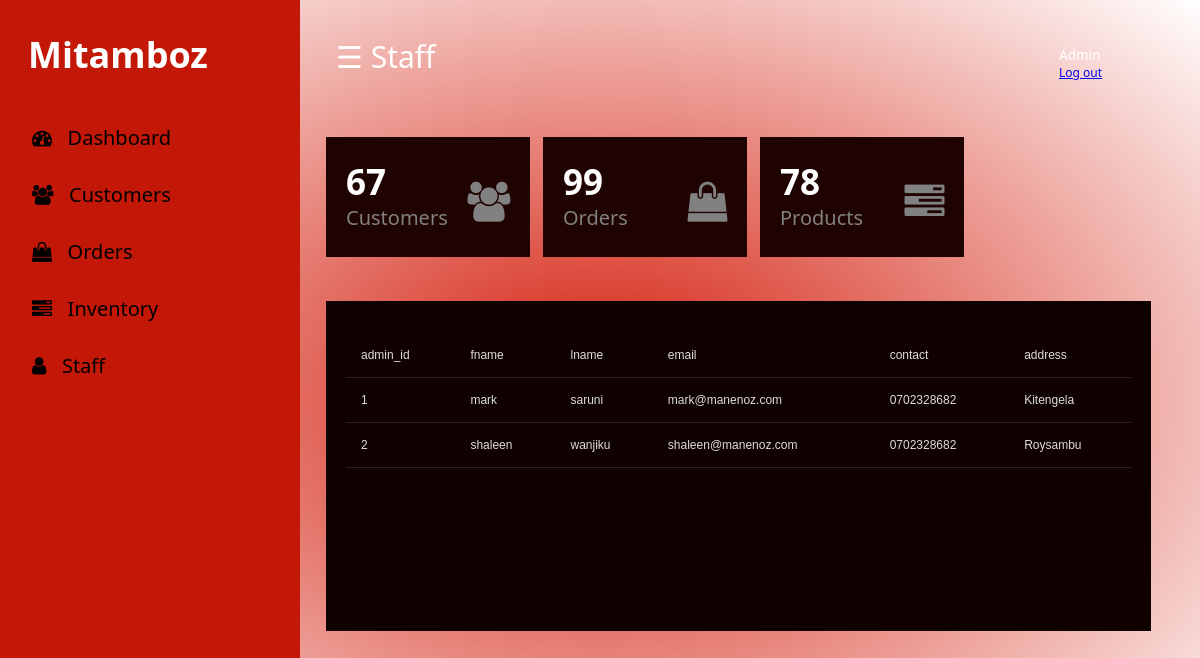
Screenshot of /staff with the database file from the repository.
### tables this page shows
CREATE TABLE admin (admin_id VARCHAR(50) PRIMARY KEY,fname VARCHAR(25), lname VARCHAR(25),  email VARCHAR(25), contact VARCHAR(25),address VARCHAR (25) );

### app.py (the view)
@app.route("/staff")
def staff():
    cursor.execute('SELECT * FROM admin')
    admin = cursor.fetchall()
    return render_template("staff.html", admin=admin)

### templates/staff.html (shortened to what this page needs)
<!Doctype HTML>
<html>
<head>
	<link rel="stylesheet" href="static/admin.css" type="text/css"/>
	<link rel="stylesheet" href="https://cdnjs.cloudflare.com/ajax/libs/font-awesome/4.7.0/css/font-awesome.min.css">
</head>
<body>
<div id="mySidenav" class="sidenav">
	<p class="logo">Mitamboz</p>
  <a href="/dashboard" class="icon-a"><i class="fa fa-dashboard icons"></i> &nbsp;&nbsp;Dashboard</a>
  <a href="/customers"class="icon-a"><i class="fa fa-users icons"></i> &nbsp;&nbsp;Customers</a>
  <a href="/orders"class="icon-a"><i class="fa fa-shopping-bag icons"></i> &nbsp;&nbsp;Orders</a>
  <a href="/inventory"class="icon-a"><i class="fa fa-tasks icons"></i> &nbsp;&nbsp;Inventory</a>
  <a href="/staff"class="icon-a"><i class="fa fa-user icons"></i> &nbsp;&nbsp;Staff</a>
	</div>
<div id="main">
	<div class="head">
		<div class="col-div-6">
<span style="font-size:30px;cursor:pointer; color: white;" class="nav"  >&#9776; Staff</span>
</div>
	<div class="col-div-6">
	<div class="profile">
		<p>Admin<span><a href="/admin">Log out</a></span></p>
	</div>
</div>
</div>
	<br/>
	<div class="col-div-3">
		<div class="box">
			<p>67<br/><span>Customers</span></p>
			<i class="fa fa-users box-icon"></i>
		</div>
	</div>
	<div class="col-div-3">
		<div class="box">
			<p>99<br/><span>Orders</span></p>
			<i class="fa fa-shopping-bag box-icon"></i>
		</div>
	</div>
	<div class="col-div-3">
		<div class="box">
			<p>78<br/><span>Products</span></p>
			<i class="fa fa-tasks box-icon"></i>
		</div>
	</div>
	<br/><br/>
	<div class="col-div-8">
		<div class="box-8">
		<div class="content-box">
		<table>
			<thead>
				<tr>
					<td>admin_id</td>
					<td>fname</td>
					<td>lname</td>
					<td>email</td>
					<td>contact</td>
					<td>address</td>
				</tr>
			</thead>
			<tbody>
			{%for member in admin%}
			<tr>
				<td>{{member[0]}}</td>
				<td>{{member[1]}}</td>
				<td>{{member[2]}}</td>
				<td>{{member[3]}}</td>
				<td>{{member[4]}}</td>
				<td>{{member[5]}}</td>
			</tr>
			{%endfor%}
			</tbody>
		</table>
		</div>
	</div>
	</div>
</div>
</body>
</html>

### static/admin.css (style rules this page uses)
body { margin:0px; padding: 0px; background:radial-gradient(#d31a08, #fff);; overflow: hidden; font-family: system-ui; }
.logo { margin: 0px; margin-left: 28px; font-weight: bold; color: white; margin-bottom: 30px; }
.sidenav { height: 100%; width: 300px; position: fixed; z-index: 1; top: 0; left: 0; background-color: #c31808; overflow: hidden; transition: 0.5s; padding-top: 30px; }
.sidenav a { padding: 15px 8px 15px 32px; text-decoration: none; font-size: 20px; color: #000000; display: block; transition: 0.3s; }
.sidenav { position: absolute; top: 0; right: 25px; font-size: 36px; }
#main { transition: margin-left .5s; padding: 16px; margin-left: 300px; }
.head { padding:20px; }
.col-div-6 { width: 50%; float: left; }
.profile { display: inline-block; float: right; width: 160px; }
.profile p { color: white; font-weight: 500; margin-left: 55px; margin-top: 10px; font-size: 13.5px; }
.profile p span { font-weight: 400; font-size: 12px; display: block; color: #8e8b8b; }
.col-div-3 { width: 25%; float: left; }
.box { width: 85%; height: 100px; background-color: #1f0301; margin-left: 10px; padding:10px; }
.box p { font-size: 35px; color: white; font-weight: bold; line-height: 30px; padding-left: 10px; margin-top: 20px; display: inline-block; }
.box p span { font-size: 20px; font-weight: 400; color: #818181; }
.box-icon { font-size: 40px!important; float: right; margin-top: 35px!important; color: #818181; padding-right: 10px; }
.col-div-8 { width: 100%; float: left; height: 200px; }
.content-box { padding: 20px; }
.content-box table { font-size: 12px; margin: 12px 0; color: #777; }
.box-8, .box-4 { width: 95%; background-color: #0f0100; height: 330px; }
.box-8 { margin-left: 10px; }
table { font-family: arial, sans-serif; border-collapse: collapse; width: 100%; }
td, th { text-align: left; padding:15px; color: #ddd; border-bottom: 1px solid #81818140; }

### rows the page displays
admin: admin_id "1", fname "mark", lname "saruni", email "mark@manenoz.com", contact "0702328682", address "Kitengela"
admin: admin_id "2", fname "shaleen", lname "wanjiku", email "shaleen@manenoz.com", contact "0702328682", address "Roysambu"
